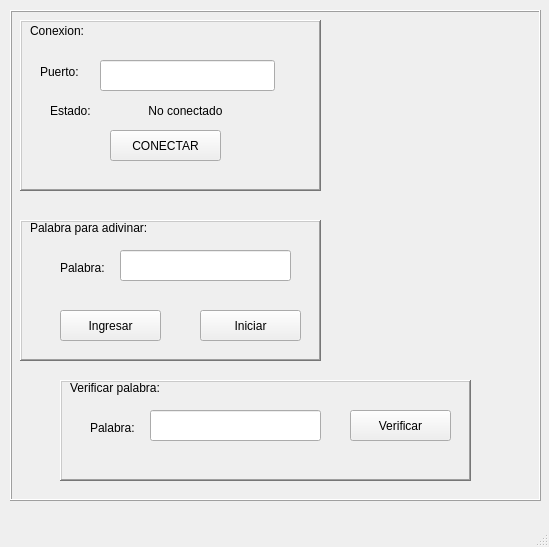
<?xml version="1.0" encoding="UTF-8"?>
<ui version="4.0">
 <class>MainWindow</class>
 <widget class="QMainWindow" name="MainWindow">
  <property name="geometry">
   <rect>
    <x>0</x>
    <y>0</y>
    <width>549</width>
    <height>547</height>
   </rect>
  </property>
  <property name="windowTitle">
   <string>MainWindow</string>
  </property>
  <widget class="QWidget" name="centralwidget">
   <widget class="QFrame" name="frame">
    <property name="geometry">
     <rect>
      <x>10</x>
      <y>10</y>
      <width>531</width>
      <height>491</height>
     </rect>
    </property>
    <property name="autoFillBackground">
     <bool>true</bool>
    </property>
    <property name="styleSheet">
     <string notr="true"/>
    </property>
    <property name="frameShape">
     <enum>QFrame::Box</enum>
    </property>
    <property name="frameShadow">
     <enum>QFrame::Raised</enum>
    </property>
    <widget class="QFrame" name="frame_2">
     <property name="geometry">
      <rect>
       <x>10</x>
       <y>210</y>
       <width>301</width>
       <height>141</height>
      </rect>
     </property>
     <property name="styleSheet">
      <string notr="true"/>
     </property>
     <property name="frameShape">
      <enum>QFrame::WinPanel</enum>
     </property>
     <property name="frameShadow">
      <enum>QFrame::Raised</enum>
     </property>
     <widget class="QPushButton" name="btn_ingresar">
      <property name="geometry">
       <rect>
        <x>40</x>
        <y>90</y>
        <width>101</width>
        <height>31</height>
       </rect>
      </property>
      <property name="text">
       <string>Ingresar</string>
      </property>
     </widget>
     <widget class="QPushButton" name="btn_iniciar">
      <property name="geometry">
       <rect>
        <x>180</x>
        <y>90</y>
        <width>101</width>
        <height>31</height>
       </rect>
      </property>
      <property name="text">
       <string>Iniciar</string>
      </property>
     </widget>
     <widget class="QLineEdit" name="txt_palabraAdivinar">
      <property name="geometry">
       <rect>
        <x>100</x>
        <y>30</y>
        <width>171</width>
        <height>31</height>
       </rect>
      </property>
     </widget>
     <widget class="QLabel" name="label">
      <property name="geometry">
       <rect>
        <x>40</x>
        <y>40</y>
        <width>61</width>
        <height>16</height>
       </rect>
      </property>
      <property name="text">
       <string>Palabra:</string>
      </property>
     </widget>
     <widget class="QLabel" name="label_6">
      <property name="geometry">
       <rect>
        <x>10</x>
        <y>0</y>
        <width>121</width>
        <height>16</height>
       </rect>
      </property>
      <property name="text">
       <string>Palabra para adivinar:</string>
      </property>
     </widget>
    </widget>
    <widget class="QFrame" name="frame_3">
     <property name="geometry">
      <rect>
       <x>50</x>
       <y>370</y>
       <width>411</width>
       <height>101</height>
      </rect>
     </property>
     <property name="styleSheet">
      <string notr="true"/>
     </property>
     <property name="frameShape">
      <enum>QFrame::WinPanel</enum>
     </property>
     <property name="frameShadow">
      <enum>QFrame::Raised</enum>
     </property>
     <widget class="QPushButton" name="btn_verificar">
      <property name="geometry">
       <rect>
        <x>290</x>
        <y>30</y>
        <width>101</width>
        <height>31</height>
       </rect>
      </property>
      <property name="text">
       <string>Verificar</string>
      </property>
     </widget>
     <widget class="QLineEdit" name="txt_palabraDetectada">
      <property name="geometry">
       <rect>
        <x>90</x>
        <y>30</y>
        <width>171</width>
        <height>31</height>
       </rect>
      </property>
     </widget>
     <widget class="QLabel" name="label_4">
      <property name="geometry">
       <rect>
        <x>30</x>
        <y>40</y>
        <width>61</width>
        <height>16</height>
       </rect>
      </property>
      <property name="text">
       <string>Palabra:</string>
      </property>
     </widget>
     <widget class="QLabel" name="label_7">
      <property name="geometry">
       <rect>
        <x>10</x>
        <y>0</y>
        <width>121</width>
        <height>16</height>
       </rect>
      </property>
      <property name="text">
       <string>Verificar palabra:</string>
      </property>
     </widget>
     <widget class="QLabel" name="lbl_resultado">
      <property name="geometry">
       <rect>
        <x>100</x>
        <y>70</y>
        <width>151</width>
        <height>21</height>
       </rect>
      </property>
      <property name="text">
       <string/>
      </property>
      <property name="alignment">
       <set>Qt::AlignCenter</set>
      </property>
     </widget>
    </widget>
    <widget class="QLabel" name="txt_codigoAscci">
     <property name="geometry">
      <rect>
       <x>320</x>
       <y>10</y>
       <width>201</width>
       <height>341</height>
      </rect>
     </property>
     <property name="text">
      <string/>
     </property>
     <property name="textFormat">
      <enum>Qt::AutoText</enum>
     </property>
     <property name="pixmap">
      <pixmap>ascci.jpg</pixmap>
     </property>
     <property name="scaledContents">
      <bool>true</bool>
     </property>
     <property name="wordWrap">
      <bool>false</bool>
     </property>
    </widget>
    <widget class="QFrame" name="frame_4">
     <property name="geometry">
      <rect>
       <x>10</x>
       <y>10</y>
       <width>301</width>
       <height>171</height>
      </rect>
     </property>
     <property name="frameShape">
      <enum>QFrame::WinPanel</enum>
     </property>
     <property name="frameShadow">
      <enum>QFrame::Raised</enum>
     </property>
     <widget class="QPushButton" name="btn_conectar">
      <property name="geometry">
       <rect>
        <x>90</x>
        <y>110</y>
        <width>111</width>
        <height>31</height>
       </rect>
      </property>
      <property name="text">
       <string>CONECTAR</string>
      </property>
     </widget>
     <widget class="QLabel" name="label_2">
      <property name="geometry">
       <rect>
        <x>20</x>
        <y>40</y>
        <width>51</width>
        <height>23</height>
       </rect>
      </property>
      <property name="text">
       <string>Puerto:</string>
      </property>
     </widget>
     <widget class="QLineEdit" name="txt_puerto">
      <property name="geometry">
       <rect>
        <x>80</x>
        <y>40</y>
        <width>175</width>
        <height>31</height>
       </rect>
      </property>
     </widget>
     <widget class="QLabel" name="label_3">
      <property name="geometry">
       <rect>
        <x>30</x>
        <y>80</y>
        <width>61</width>
        <height>21</height>
       </rect>
      </property>
      <property name="text">
       <string>Estado:</string>
      </property>
     </widget>
     <widget class="QLabel" name="txt_estado">
      <property name="geometry">
       <rect>
        <x>80</x>
        <y>80</y>
        <width>171</width>
        <height>21</height>
       </rect>
      </property>
      <property name="styleSheet">
       <string notr="true"/>
      </property>
      <property name="text">
       <string>No conectado</string>
      </property>
      <property name="alignment">
       <set>Qt::AlignCenter</set>
      </property>
     </widget>
     <widget class="QLabel" name="label_5">
      <property name="geometry">
       <rect>
        <x>10</x>
        <y>3</y>
        <width>61</width>
        <height>16</height>
       </rect>
      </property>
      <property name="text">
       <string>Conexion:</string>
      </property>
      <property name="margin">
       <number>1</number>
      </property>
     </widget>
    </widget>
   </widget>
  </widget>
  <widget class="QMenuBar" name="menubar">
   <property name="geometry">
    <rect>
     <x>0</x>
     <y>0</y>
     <width>549</width>
     <height>21</height>
    </rect>
   </property>
  </widget>
  <widget class="QStatusBar" name="statusbar"/>
 </widget>
 <resources/>
 <connections/>
</ui>
